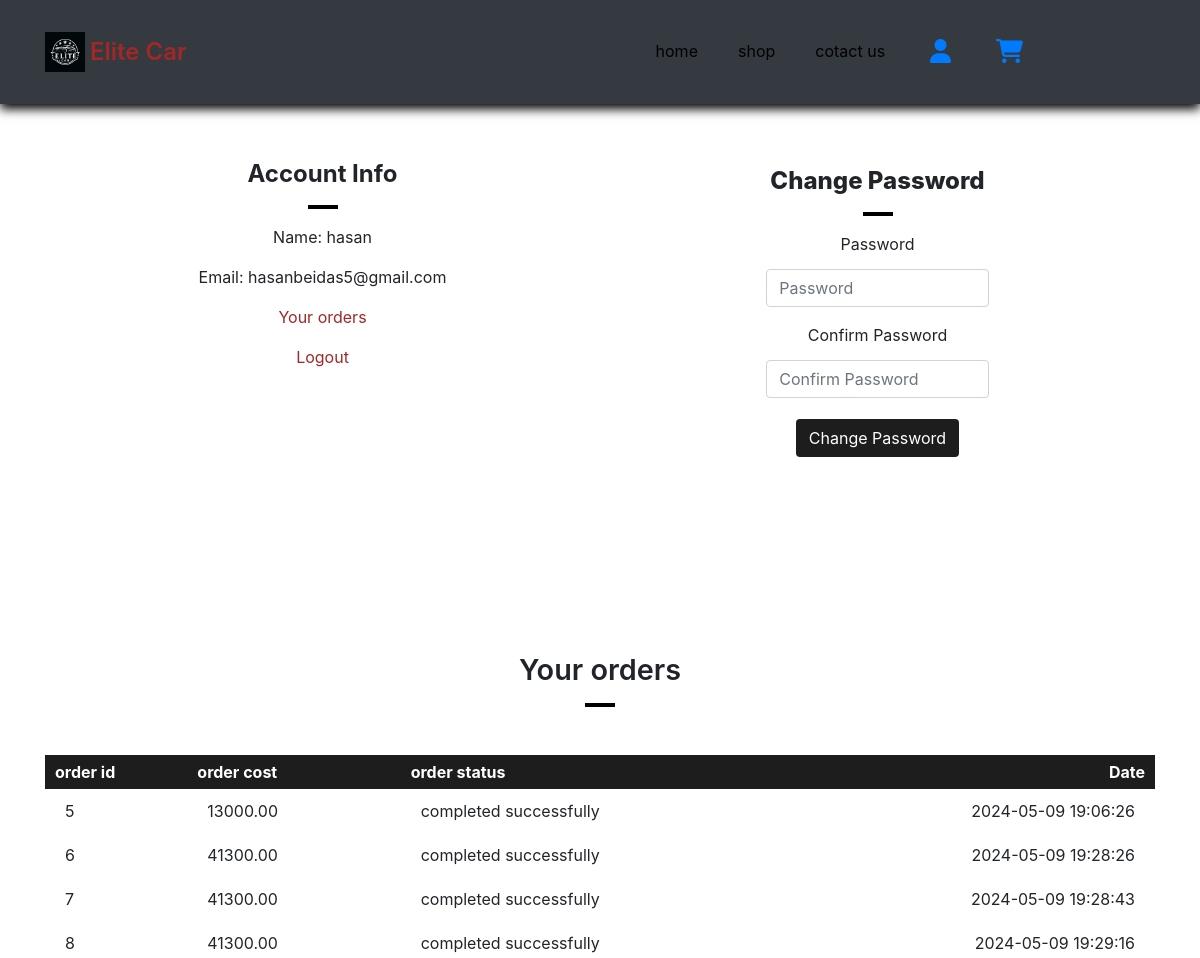
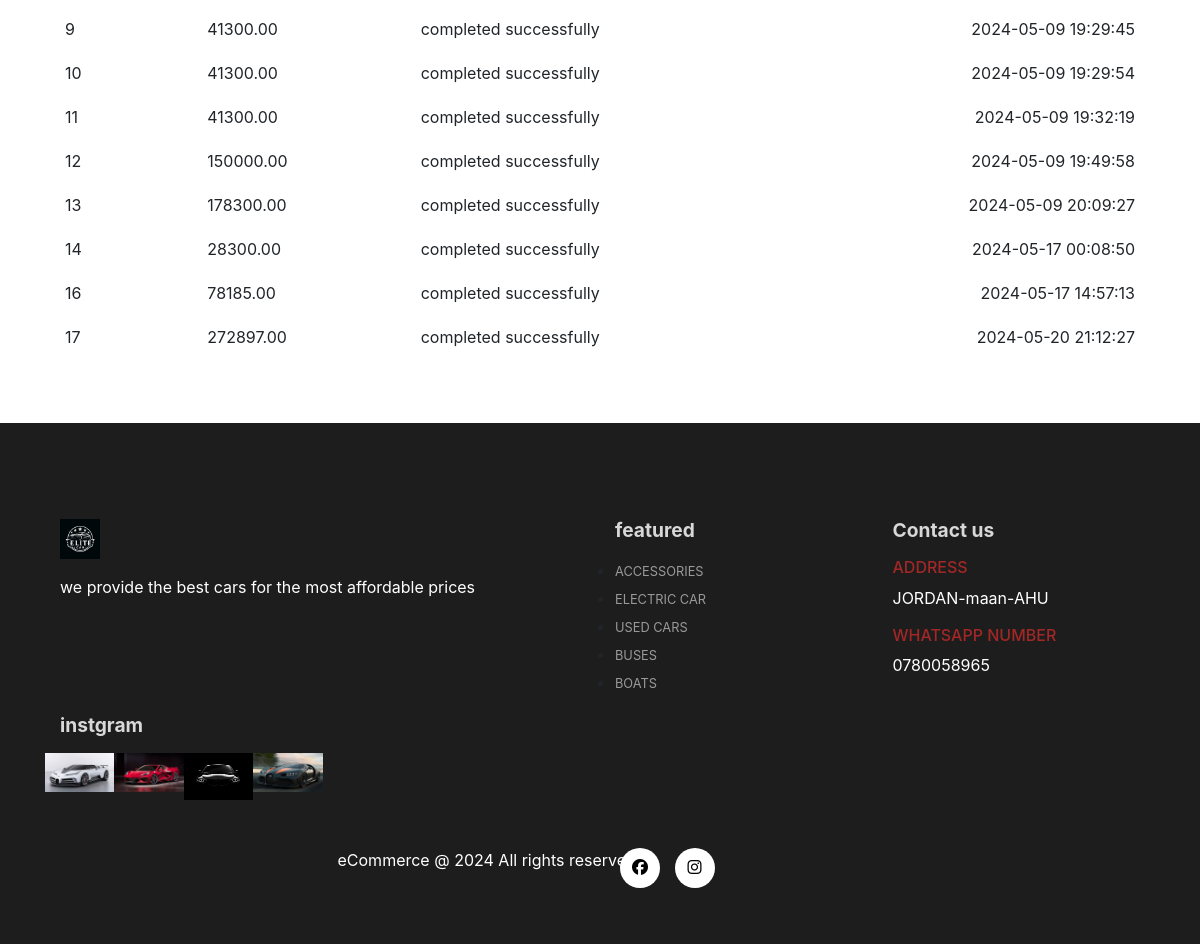
The app's page /account.php (signed in) with its own data (2 pictures, top to bottom).
### tables this page shows
CREATE TABLE `orders` (
  `order_id` int(11) NOT NULL,
  `order_cost` decimal(10,2) NOT NULL,
  `order_status` varchar(100) NOT NULL DEFAULT 'on_hold',
  `user_id` int(11) NOT NULL,
  `user_phone` int(11) NOT NULL,
  `user_city` varchar(255) NOT NULL,
  `user_address` varchar(255) NOT NULL,
  `order_date` datetime NOT NULL DEFAULT current_timestamp()
);

### account.php (the view, shortened to what this page needs)
<?php
include('srever/connection.php');
if(isset($_SESSION['logged_in'])){
  $STMT= $conn -> prepare("SELECT * FROM orders WHERE user_id=?");
  $STMT -> bind_param('s', $_SESSION['user_id']);
  $STMT ->execute();
$orders= $STMT -> get_result();
}
?>
<?php
include('layout/header.php')
?>
    <section class="my-5 py-5">
        <div class="row container mx-auto">
            <div class="text-center mt-3 pt-5 col-lg-6 col-md-12 col-sm-12">
                <h3 class="font-weight-bold">Account Info</h3>
                <hr class="mx-auto">
                <div class="account-info">
                    <p>Name: <span><?php echo $_SESSION['user_name']; ?></span></p>
                    <p>Email: <span><?php echo $_SESSION['user_email']; ?></span></p>
                    <p><a href="#orders" id="orders-btn">Your orders</a></p>
                    <p><a href="account.php?logout=1" id="logout-btn">Logout</a></p>
                </div>
            </div>
            <div class="col-lg-6 col-md-12 col-sm-12">
                <form method="POST" action="account.php" id="account-form">
                    <h3>Change Password</h3>
                    <hr class="mx-auto">
                    <div class="form-group">
                        <label for="account-password">Password</label>
                        <input type="password" name="password" id="account-password" class="form-control" placeholder="Password" required>
                    </div>
                    <div class="form-group">
                        <label for="account-password-confirm">Confirm Password</label>
                        <input type="password" name="confirm_password" id="account-password-confirm" class="form-control" placeholder="Confirm Password" required>
                    </div>
                    <div class="form-group">
                        <input type="submit" name="change_password" value="Change Password" class="btn" id="change-pass-btn" >
                    </div>
                </form>
            </div>
        </div>
    </section>
    <section id="orders" class="orders container my-5 py-3">
        <div class="container mt-2">
            <h2 class="font-weight-bolde text-center">Your orders</h2>
            <hr class="mx-auto ">
        </div>
        <table class="mt-5 pt-5">
            <tr>
                <th>order id</th>
                <th>order cost</th>
                <th>order status</th>
                <th>Date</th>
            </tr>
            <?php while($row=$orders->fetch_assoc()) {?>
            <tr>
                <td>
                       <span>
                            <?php echo $row['order_id']; ?>
                </td>
                <td>
                        <span>
                            <?php echo $row['order_cost']; ?>
                        </span>
                </td>
                <td>
                        <span>
                            <?php echo $row['order_status']; ?>
                        </span>
                </td>
                <td>
                        <span>
                            <?php echo $row['order_date']; ?>
                        </span>
                </td>
            </tr>
            <?php }?>
        </table>
    </section>
    <?php
include('layout/footer.php')
?>

### assets/css/style.css (style rules this page uses)
* { margin: 0; padding: 0; box-sizing: border-box; }
body { font-family:'Times New Roman', Times, serif'Arial Narrow Bold', ; }
h2 { font-size: 1.8rem; font-weight: 600; }
h3 { font-size: 1.5rem; font-weight: 800; }
hr { width: 30px !important; height: 3px !important; background-color: black; }
td:last-child { text-align: right; }
th:last-child { text-align: right; }
#account-form { width: 50%; margin:35px auto ; text-align: center; padding: 20px; }
#account-form input { margin: 5px auto; }
#account-form #change-pass-btn { color: #fff; background-color: #1d1d1d; }
.account-info #orders-btn,#logout-btn { color: #a22727; text-decoration: none; }
.orders table { width: 100%; border-collapse: collapse ; }
.orders th { padding: 5px 10px; color: #fff; background-color: #1d1d1d; }
.orders td { padding: 10px 20px; }

### records on screen
orders: order_id "5", order_cost "13000.00", order_status "completed successfully", order_date "2024-05-09 19:06:26"
orders: order_id "6", order_cost "41300.00", order_status "completed successfully", order_date "2024-05-09 19:28:26"
orders: order_id "7", order_cost "41300.00", order_status "completed successfully", order_date "2024-05-09 19:28:43"
orders: order_id "8", order_cost "41300.00", order_status "completed successfully", order_date "2024-05-09 19:29:16"
orders: order_id "9", order_cost "41300.00", order_status "completed successfully", order_date "2024-05-09 19:29:45"
orders: order_id "10", order_cost "41300.00", order_status "completed successfully", order_date "2024-05-09 19:29:54"
orders: order_id "11", order_cost "41300.00", order_status "completed successfully", order_date "2024-05-09 19:32:19"
orders: order_id "12", order_cost "150000.00", order_status "completed successfully", order_date "2024-05-09 19:49:58"
orders: order_id "13", order_cost "178300.00", order_status "completed successfully", order_date "2024-05-09 20:09:27"
orders: order_id "14", order_cost "28300.00", order_status "completed successfully", order_date "2024-05-17 00:08:50"
orders: order_id "16", order_cost "78185.00", order_status "completed successfully", order_date "2024-05-17 14:57:13"
orders: order_id "17", order_cost "272897.00", order_status "completed successfully", order_date "2024-05-20 21:12:27"

### other values on screen
$_SESSION['user_name'] "hasan"
$_SESSION['user_email'] "hasanbeidas5@gmail.com"
